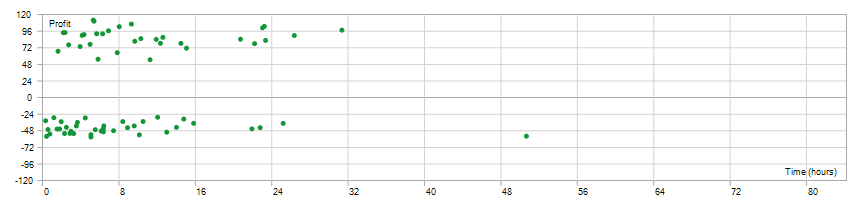
#> input picture 01-SignalForge-XAUUSD/mt5/reports/SignalForge_XAUUSD_forward-holding.png, 860 x 200 px; its folder holds only this picture in this run
$ python -i analyzers.py   (imports and definitions only)
#> lines starting #> are read from the running program, lines starting #| are printed output that depends on the picture
from __future__ import annotations

import hashlib
import io
import importlib
import math
import os
import shutil
import subprocess
import tempfile
from typing import Any
from dataclasses import dataclass

from PIL import Image, ImageFilter, ImageOps

from .config import settings
from .schemas import AnalysisResult, MediaContext, PolicyAction, ProvenanceContext, SignalScore

np = importlib.import_module("numpy") if importlib.util.find_spec("numpy") else None
ort = importlib.import_module("onnxruntime") if importlib.util.find_spec("onnxruntime") else None


def _clamp(value: float, minimum: float = 0.0, maximum: float = 1.0) -> float:
    return max(minimum, min(maximum, value))


# [27 lines left out: functions _entropy, _difference_score, not called in this run]


def _edge_density(image: Image.Image) -> float:
    edges = image.convert("L").resize((96, 96)).filter(ImageFilter.FIND_EDGES)
    values = list(edges.getdata())
    if not values:
        return 0.0
    return sum(values) / (len(values) * 255)


# [67 lines left out: functions _color_variance, _byte_entropy, _select_policy, _verdict_for_band, _risk_band, _message_for_band, not called in this run]


@dataclass
class EngineFeatures:
    digest: str
    width: int | None = None
    height: int | None = None
    entropy: float | None = None
    edge_density: float | None = None
    difference_score: float | None = None
    color_variance: float | None = None
    byte_entropy: float | None = None
    sampled_frame_count: int | None = None


# [88 lines that did not run here, left out]


def _extract_video_frames(contents: bytes, sample_count: int) -> list[Image.Image]:
    ffmpeg_path = settings.ffmpeg_path or shutil.which("ffmpeg")
    if ffmpeg_path is None:
        return []

    sample_count = max(1, sample_count)
    with tempfile.TemporaryDirectory(prefix="originlens-video-") as temp_dir:
        input_path = os.path.join(temp_dir, "input-video.bin")
        output_pattern = os.path.join(temp_dir, "frame-%03d.jpg")
        with open(input_path, "wb") as file_handle:
            file_handle.write(contents)

        command = [
            ffmpeg_path,
            "-hide_banner",
            "-loglevel",
            "error",
            "-i",
            input_path,
            "-vf",
            f"fps=1,scale=320:-1:flags=lanczos",
            "-frames:v",
            str(sample_count),
            output_pattern,
        ]

        try:
            subprocess.run(command, check=True, stdout=subprocess.PIPE, stderr=subprocess.PIPE)
        except Exception:
            return []

        frames: list[Image.Image] = []
        for entry in sorted(os.listdir(temp_dir)):
            if not entry.lower().endswith(".jpg"):
                continue
            frame_path = os.path.join(temp_dir, entry)
            try:
                with Image.open(frame_path) as frame_image:
                    frames.append(frame_image.convert("RGB"))
            except Exception:
                continue
        return frames


def model_runtime_available() -> bool:
    return np is not None and ort is not None


def ffmpeg_available() -> bool:
    candidate = settings.ffmpeg_path or shutil.which("ffmpeg")
    return candidate is not None and os.path.exists(candidate)


# [246 lines that did not run here, left out]


# [1 line that did not run here, left out]


# [2 lines that did not run here, left out]


# [2 lines that did not run here, left out]

>>> from PIL import Image
>>> picture = Image.open('../../../01-SignalForge-XAUUSD/mt5/reports/SignalForge_XAUUSD_forward-holding.png')
#> picture is the input picture: PIL image 860x200 RGBA; mean R, G, B, A 248.9, 249.9, 249.2, 255
>>> result = _edge_density(picture)
#> in _edge_density, `edges = image.convert("L").resize((96, 96)).filter(ImageFilter.FIND_ED..`:
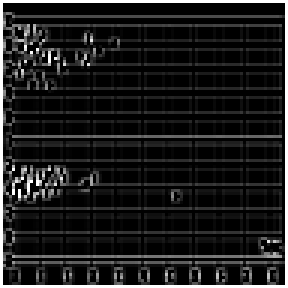
#> edges: PIL image 96x96 L (shown 3 times larger); min 0, max 255, mean 29.8
#> in _edge_density, `values = list(edges.getdata())`: values = 9216 values, max 255 at index 0, min 0 at index 97, mean 29.79
#> result = 0.117

$ run again, on 01-SignalForge-XAUUSD/mt5/reports/SignalForge_XAUUSD_forward-hst.png
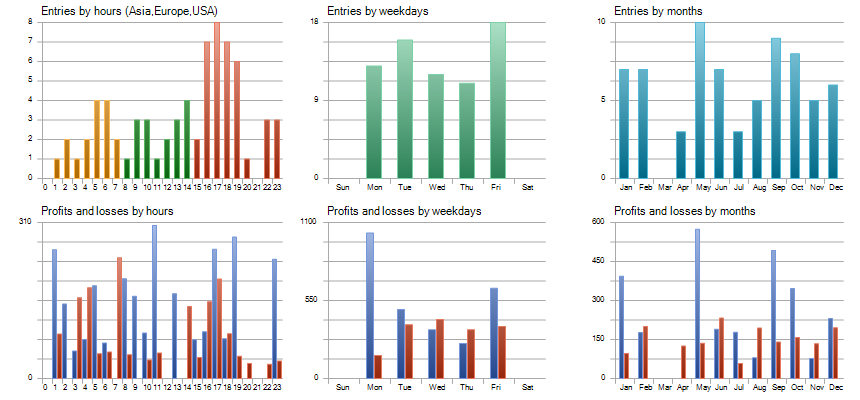
#> input picture 01-SignalForge-XAUUSD/mt5/reports/SignalForge_XAUUSD_forward-hst.png, 860 x 400 px
#> picture is the input picture: PIL image 860x400 RGBA; mean R, G, B, A 228.5, 231.2, 231.5, 255
#> in _edge_density, `edges = image.convert("L").resize((96, 96)).filter(ImageFilter.FIND_ED..`:
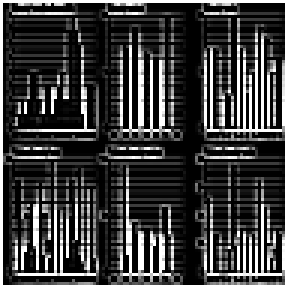
#> edges: PIL image 96x96 L (shown 3 times larger); min 0, max 255, mean 63.4
#> values = 9216 values, max 255 at index 0, min 0 at index 97, mean 63.44
#> result = 0.249

$ run again, on 01-SignalForge-XAUUSD/mt5/reports/SignalForge_XAUUSD_forward-mfemae.png
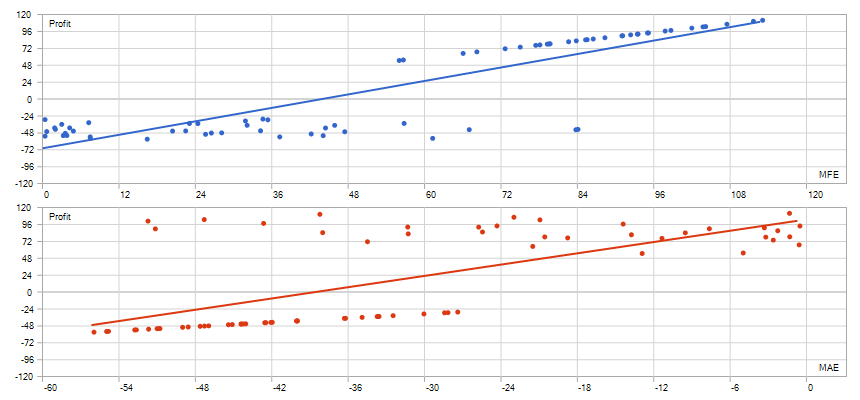
#> input picture 01-SignalForge-XAUUSD/mt5/reports/SignalForge_XAUUSD_forward-mfemae.png, 860 x 400 px
#> picture is the input picture: PIL image 860x400 RGBA; mean R, G, B, A 248.8, 248, 248.5, 255
#> in _edge_density, `edges = image.convert("L").resize((96, 96)).filter(ImageFilter.FIND_ED..`:
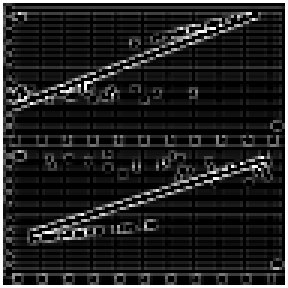
#> edges: PIL image 96x96 L (shown 3 times larger); min 0, max 255, mean 35.2
#> values = 9216 values, max 255 at index 0, min 0 at index 101, mean 35.18
#> result = 0.138

$ run again, on 01-SignalForge-XAUUSD/mt5/reports/SignalForge_XAUUSD_forward.png
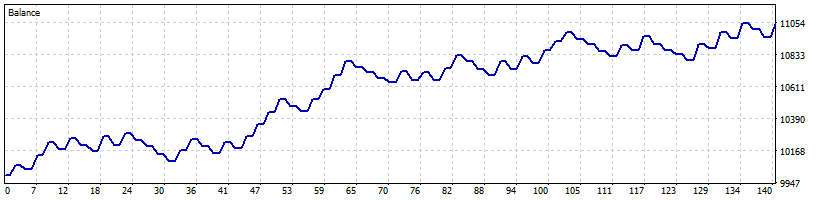
#> input picture 01-SignalForge-XAUUSD/mt5/reports/SignalForge_XAUUSD_forward.png, 820 x 200 px
#> picture is the input picture: PIL image 820x200 RGBA; mean R, G, B, A 245.6, 245.6, 248, 255
#> in _edge_density, `edges = image.convert("L").resize((96, 96)).filter(ImageFilter.FIND_ED..`:
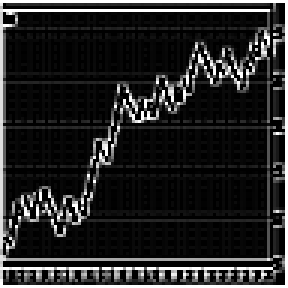
#> edges: PIL image 96x96 L (shown 3 times larger); min 0, max 255, mean 38
#> values = 9216 values, max 255 at index 0, min 0 at index 97, mean 38.04
#> result = 0.149
